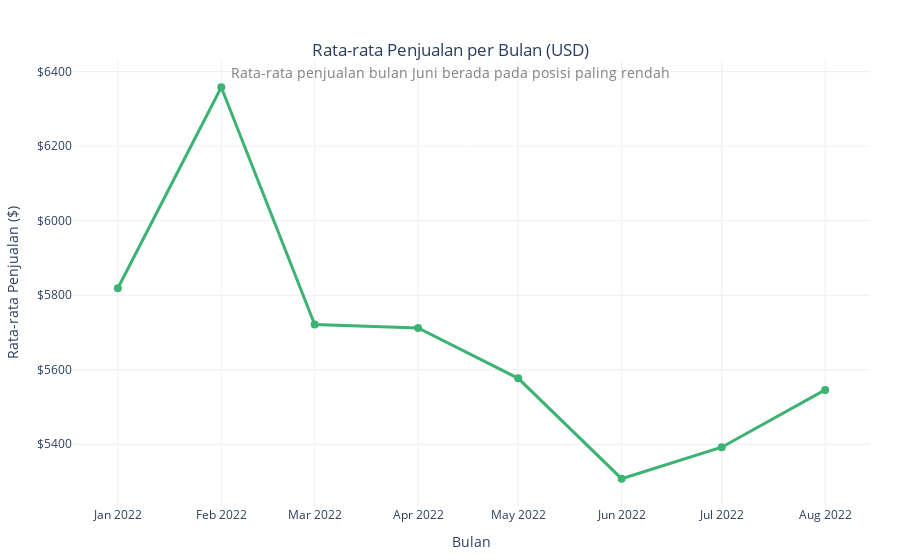

This figure's notebook cell:
### Markdown cell above
# Data Understanding

### Code cell
# Rata-rata total penjualan per bulan
df_clean['Date'] = pd.to_datetime(df_clean['Date'])
df_clean['Month'] = df_clean['Date'].dt.to_period('M')

# Rata-rata total penjualan per bulan
sales_month_avg = df_clean.groupby('Month')['Amount'].mean().reset_index()
sales_month_avg['Month'] = sales_month_avg['Month'].astype(str)

# Plot
fig = go.Figure()

fig.add_trace(go.Scatter(
    x=sales_month_avg['Month'],
    y=sales_month_avg['Amount'],
    mode='lines+markers',
    line=dict(color='mediumseagreen', width=3),
    marker=dict(size=8, symbol='circle'),
    name='Rata-rata Penjualan',
    hovertemplate='%{x|%B %Y}<br><b>$%{y:,.2f}</b><extra></extra>'
))

fig.update_layout(
    title={
        'text': 'Rata-rata Penjualan per Bulan (USD)<br><span style="font-size:14px; color:gray;">Rata-rata penjualan bulan Juni berada pada posisi paling rendah</span>',
        'y': 0.9,
        'x': 0.5,
        'xanchor': 'center',
        'yanchor': 'top'
    },
    xaxis_title='Bulan',
    yaxis_title='Rata-rata Penjualan ($)',
    template='plotly_white',
    yaxis_tickprefix='$',
    margin=dict(l=40, r=30, t=60, b=40)
)

fig.show()

### Figure 1 — Plotly figure (JSON) as saved in the notebook; plotly's stock layout.template omitted (floating-point values rounded to 4 significant figures)
{"data": [{"hovertemplate": "%{x|%B %Y}<br><b>$%{y:,.2f}</b><extra></extra>", "line": {"color": "mediumseagreen", "width": 3}, "marker": {"size": 8, "symbol": "circle"}, "mode": "lines+markers", "name": "Rata-rata Penjualan", "type": "scatter", "x": ["2022-01", "2022-02", "2022-03", "2022-04", "2022-05", "2022-06", "2022-07", "2022-08"], "y": [5819.0, 6358.0, 5721.0, 5712.0, 5577.0, 5308.0, 5392.0, 5546.0]}], "layout": {"margin": {"b": 40, "l": 40, "r": 30, "t": 60}, "title": {"text": "Rata-rata Penjualan per Bulan (USD)<br><span style=\"font-size:14px; color:gray;\">Rata-rata penjualan bulan Juni berada pada posisi paling rendah</span>", "x": 0.5, "xanchor": "center", "y": 0.9, "yanchor": "top"}, "xaxis": {"title": {"text": "Bulan"}}, "yaxis": {"tickprefix": "$", "title": {"text": "Rata-rata Penjualan ($)"}}}}
